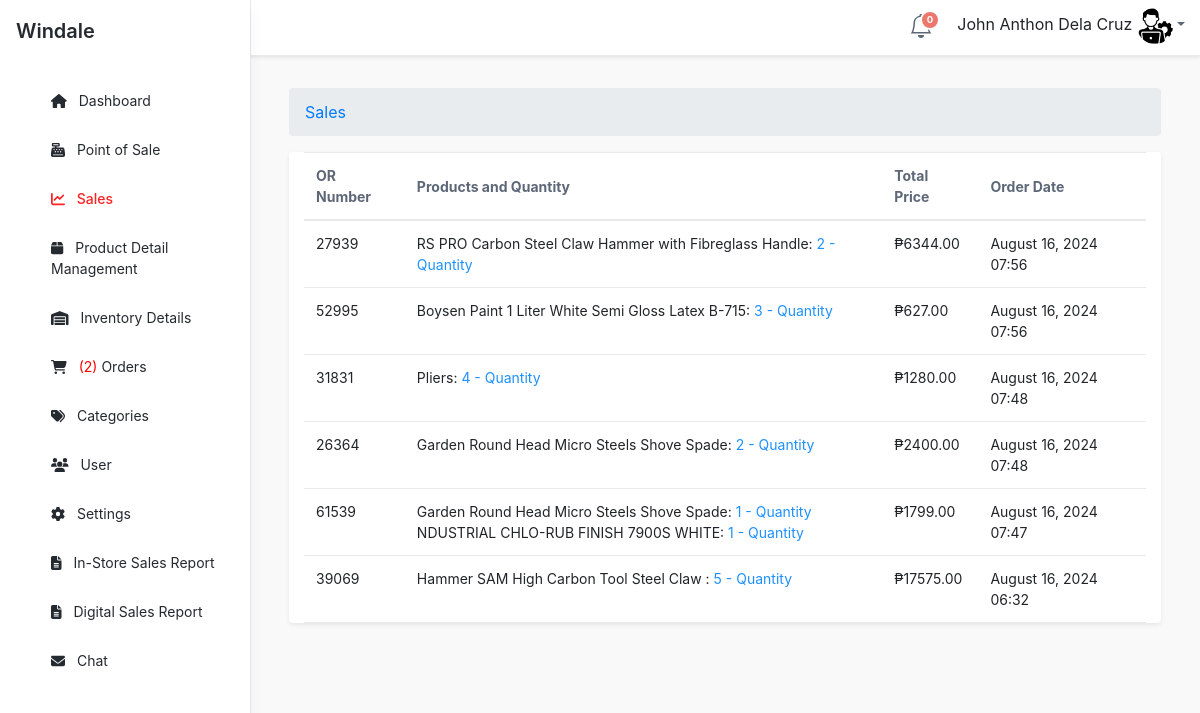
Screenshot of /admin/sales/index.php (signed in) with the database file from the repository.
### tables this page shows
CREATE TABLE `orderpos` (
  `id` int(11) NOT NULL,
  `orNumber` varchar(10) DEFAULT NULL,
  `productDetails` text DEFAULT NULL,
  `totalPrice` decimal(10,2) DEFAULT NULL,
  `orderDate` timestamp NOT NULL DEFAULT current_timestamp()
);

### admin/sales/index.php (called while the page is built, shortened)
<?php
require_once ("../theme/templates.php");
?>

### admin/sales/list.php (the view, shortened to what this page needs)
<?php
require_once '../../admin/dbcon/conn.php';
$query = "SELECT * FROM orderpos ORDER BY orderDate DESC";
$result = mysqli_query($conn, $query);
?>
<div class="tab-content">
    <div class="tab-pane fade show active" id="orders-all" role="tabpanel" aria-labelledby="orders-all-tab">
        <div class="app-card app-card-orders-table shadow-sm mb-5">
        <div class="app-card-body" style="margin: 0 15px;">
                <div class="table-responsive">
                    <table id="myTable" class="table app-table-hover mb-0 text-left">
                        <thead>
                            <tr>
                                <th class="cell">OR Number</th>
                                <th class="cell">Products and Quantity</th>
                                <th class="cell">Total Price</th>
                                <th class="cell">Order Date</th>
                            </tr>
                        </thead>
                        <tbody id="orderTableBody">
                            <?php
                            if (mysqli_num_rows($result) > 0) {
                                while ($row = mysqli_fetch_assoc($result)) {
                                    $productDetails = htmlspecialchars($row['productDetails']);
                                    $detailsArray = explode(", ", $productDetails);
                                    $formattedDetails = '';
                                    foreach ($detailsArray as $detail) {
                                        if (preg_match('/(.*?)(\d+)$/', $detail, $matches)) {
                                            $product = $matches[1];
                                            $quantity = $matches[2];
                                            $formattedDetails .= $product . ' <span class="bold-quantity">' . $quantity . ' - Quantity</span><br>';
                                        } else {
                                            $formattedDetails .= $detail . '<br>';
                                        }
                                    }
                                    $date = new DateTime($row['orderDate']);
                                    $formattedDate = $date->format('F d, Y H:i');
                                    echo "<tr>";
                                    echo "<td>" . htmlspecialchars($row['orNumber']) . "</td>";
                                    echo "<td>" . $formattedDetails . "</td>";
                                    echo "<td> &#8369;" . htmlspecialchars($row['totalPrice']) . "</td>";
                                    echo "<td>" . $formattedDate . "</td>";
                                    echo "</tr>";
                                }
                            } else {
                                echo "<tr><td colspan='4' class='text-center'>No data available</td></tr>";
                            }
                            ?>
                        </tbody>
                    </table>
                </div>
            </div>
        </div>
    </div>
</div>

### admin/sales/list.php (style rules this page uses)
.bold-quantity { color: dodgerblue; }

### rows the page displays
orderpos: orNumber "27939", product "RS PRO Carbon Steel Claw Hammer with Fibreglass Handle:", quantity "2", totalPrice "6344.00", orderDate "August 16, 2024 07:56"
orderpos: orNumber "52995", product "Boysen Paint 1 Liter White Semi Gloss Latex B-715:", quantity "3", totalPrice "627.00", orderDate "August 16, 2024 07:56"
orderpos: orNumber "31831", product "Pliers:", quantity "4", totalPrice "1280.00", orderDate "August 16, 2024 07:48"
orderpos: orNumber "26364", product "Garden Round Head Micro Steels Shove Spade:", quantity "2", totalPrice "2400.00", orderDate "August 16, 2024 07:48"
orderpos: orNumber "61539", product "Garden Round Head Micro Steels Shove Spade:", quantity "1", product "NDUSTRIAL CHLO-RUB FINISH 7900S WHITE:", totalPrice "1799.00", orderDate "August 16, 2024 07:47"
orderpos: orNumber "39069", product "Hammer SAM High Carbon Tool Steel Claw :", quantity "5", totalPrice "17575.00", orderDate "August 16, 2024 06:32"

### other values shown
$notificationCount "0"
$_SESSION['U_NAME'] "John Anthon Dela Cruz"
$res "2"
$title "Sales"
